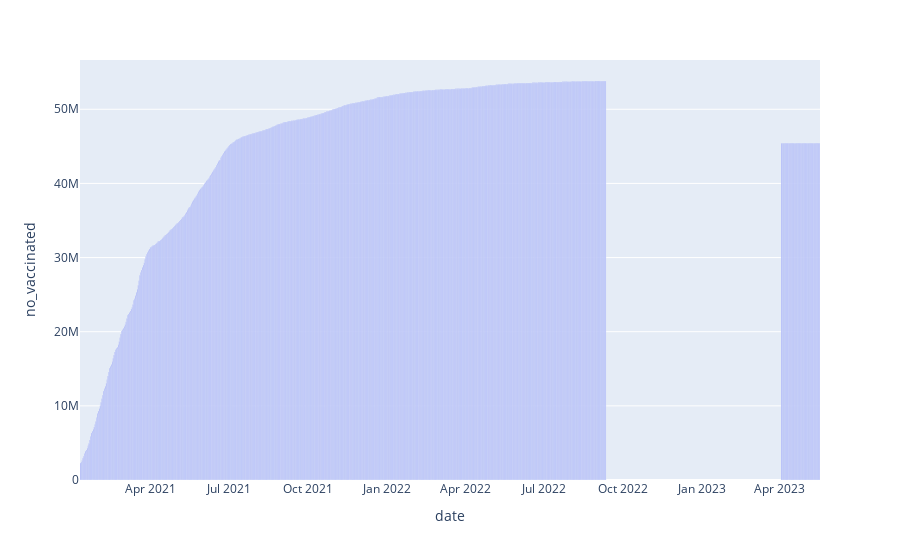

Notebook code cell kept with this figure:
### Markdown cell above
<div class="alert alert-block alert-info">
<b>Task 1:</b>
<br> 
    1. Recreate the plot above as a <code>bar</code> plot instead of a line plot.<br>
2. Why is there a gap?
</div>

### Code cell
fig = px.bar(df, y="no_vaccinated", x="date")
fig.show()

### Figure 1 — Plotly figure (JSON) as saved in the notebook; plotly's stock layout.template omitted (floating-point values rounded to 4 significant figures; data arrays with more than 128 entries replaced by an {"elided": "..."} marker saying what was removed)
{"data": [{"alignmentgroup": "True", "hovertemplate": "date=%{x}<br>no_vaccinated=%{y}<extra></extra>", "legendgroup": "", "marker": {"color": "#636efa", "pattern": {"shape": ""}}, "name": "", "offsetgroup": "", "orientation": "v", "showlegend": false, "textposition": "auto", "type": "bar", "x": {"elided": "655 str values"}, "xaxis": "x", "y": {"elided": "655 int values"}, "yaxis": "y"}], "layout": {"barmode": "relative", "legend": {"tracegroupgap": 0}, "margin": {"t": 60}, "xaxis": {"anchor": "y", "domain": [0, 1], "title": {"text": "date"}}, "yaxis": {"anchor": "x", "domain": [0, 1], "title": {"text": "no_vaccinated"}}}}
